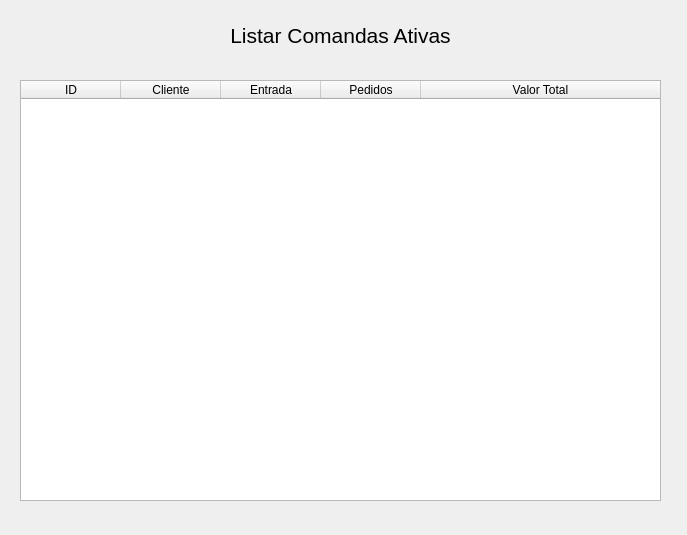
<?xml version="1.0" encoding="UTF-8"?>
<ui version="4.0">
 <class>ShowActiveOrderPapers</class>
 <widget class="QDialog" name="ShowActiveOrderPapers">
  <property name="geometry">
   <rect>
    <x>0</x>
    <y>0</y>
    <width>687</width>
    <height>535</height>
   </rect>
  </property>
  <property name="windowTitle">
   <string>Dialog</string>
  </property>
  <widget class="QTableWidget" name="tableWidget_showActiveOrderPapers">
   <property name="geometry">
    <rect>
     <x>20</x>
     <y>80</y>
     <width>641</width>
     <height>421</height>
    </rect>
   </property>
   <property name="showGrid">
    <bool>true</bool>
   </property>
   <attribute name="horizontalHeaderVisible">
    <bool>true</bool>
   </attribute>
   <attribute name="horizontalHeaderStretchLastSection">
    <bool>true</bool>
   </attribute>
   <attribute name="verticalHeaderVisible">
    <bool>false</bool>
   </attribute>
   <column>
    <property name="text">
     <string>ID</string>
    </property>
   </column>
   <column>
    <property name="text">
     <string>Cliente</string>
    </property>
   </column>
   <column>
    <property name="text">
     <string>Entrada</string>
    </property>
   </column>
   <column>
    <property name="text">
     <string>Pedidos</string>
    </property>
   </column>
   <column>
    <property name="text">
     <string>Valor Total</string>
    </property>
   </column>
  </widget>
  <widget class="QLabel" name="label_showActiveOrderPapersTitle">
   <property name="geometry">
    <rect>
     <x>15</x>
     <y>20</y>
     <width>651</width>
     <height>31</height>
    </rect>
   </property>
   <property name="font">
    <font>
     <pointsize>16</pointsize>
    </font>
   </property>
   <property name="text">
    <string>Listar Comandas Ativas</string>
   </property>
   <property name="alignment">
    <set>Qt::AlignCenter</set>
   </property>
  </widget>
 </widget>
 <resources/>
 <connections/>
</ui>
